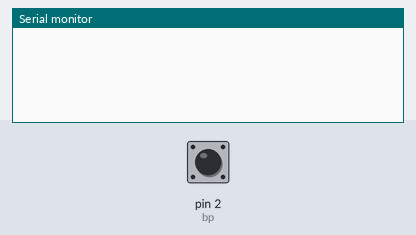
The sketch below on a simulated Arduino Uno, built with avr-gcc and run on an emulated ATmega328P. Shown: the last lines printed to the serial monitor. The test bench sets the inputs (shaded band); at power-on: pin 2 (bp) HIGH.

Above: at 1.2 s.
1.3 s: pin 2 (bp) pulled LOW for 0.15 s
At 2.0 s:
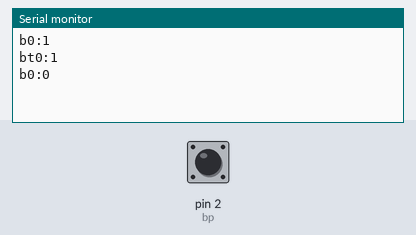
2.9 s: pin 2 (bp) pulled LOW for 1 s
At 3.6 s:
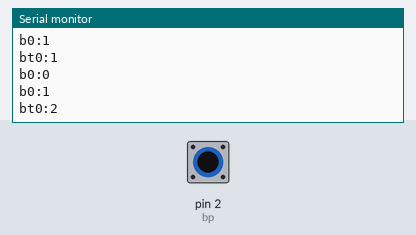
5.4 s: pin 2 (bp) pulled LOW for 0.15 s
At 6.9 s:
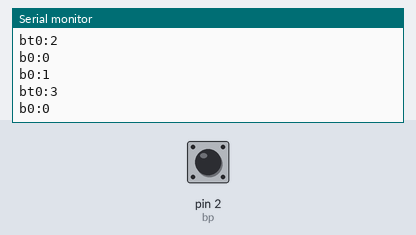

Measured:
- after the input at 1.3 s, the serial monitor: prints a new line at once (image 1)
- after the input at 2.9 s, the serial monitor: prints a new line at once (image 2)
- after the input at 5.4 s, the serial monitor: prints a new line at once (image 3)

The sketch:

ultimatearduino_tutorial_pt002_button_toggle.ino
```cpp
int bp = 2;
boolean bgate = true;
//toggle vars
int btogval = 0;
int btogamt = 10;
boolean btoggate = true;


void setup() {
  Serial.begin(9600);
  pinMode(bp, INPUT_PULLUP);
}

void loop() {

  if ( digitalRead(bp) == LOW) { //button pushed

    //momentary
    if (bgate) {
      bgate = false;
      Serial.print("b0:");
      Serial.println(1);
    }

    //toggle
    if (btoggate) {
      btoggate = false;
      btogval = (btogval + 1) % btogamt;
      Serial.print("bt0:");
      Serial.println(btogval);
    }


  }
  else { //button released

    //momentary
    if (!bgate) {
      bgate = true;
      Serial.print("b0:");
      Serial.println(0);
    }

    //toggle
    if (!btoggate) {
      btoggate = true;
    }


  }
  delay(30);
}
```
